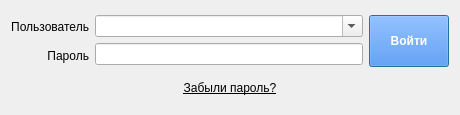
<?xml version="1.0" encoding="UTF-8"?>
<ui version="4.0">
 <class>Entry</class>
 <widget class="QDialog" name="Entry">
  <property name="geometry">
   <rect>
    <x>0</x>
    <y>0</y>
    <width>460</width>
    <height>115</height>
   </rect>
  </property>
  <property name="windowTitle">
   <string>Авторизация</string>
  </property>
  <property name="windowIcon">
   <iconset resource="resources.qrc">
    <normaloff>:/new/icons/icons/ATS.png</normaloff>:/new/icons/icons/ATS.png</iconset>
  </property>
  <layout class="QHBoxLayout" name="horizontalLayout_2">
   <item>
    <layout class="QVBoxLayout" name="verticalLayout_3">
     <item>
      <layout class="QHBoxLayout" name="horizontalLayout">
       <item>
        <layout class="QVBoxLayout" name="verticalLayout_2">
         <item>
          <widget class="QLabel" name="label">
           <property name="layoutDirection">
            <enum>Qt::LeftToRight</enum>
           </property>
           <property name="text">
            <string>Пользователь</string>
           </property>
           <property name="textFormat">
            <enum>Qt::AutoText</enum>
           </property>
           <property name="alignment">
            <set>Qt::AlignRight|Qt::AlignTrailing|Qt::AlignVCenter</set>
           </property>
          </widget>
         </item>
         <item>
          <widget class="QLabel" name="label_2">
           <property name="text">
            <string>Пароль</string>
           </property>
           <property name="alignment">
            <set>Qt::AlignRight|Qt::AlignTrailing|Qt::AlignVCenter</set>
           </property>
          </widget>
         </item>
        </layout>
       </item>
       <item>
        <layout class="QVBoxLayout" name="verticalLayout">
         <item>
          <widget class="QComboBox" name="select_user">
           <property name="sizePolicy">
            <sizepolicy hsizetype="Expanding" vsizetype="Fixed">
             <horstretch>0</horstretch>
             <verstretch>0</verstretch>
            </sizepolicy>
           </property>
           <property name="minimumSize">
            <size>
             <width>150</width>
             <height>0</height>
            </size>
           </property>
           <property name="editable">
            <bool>true</bool>
           </property>
          </widget>
         </item>
         <item>
          <widget class="QLineEdit" name="passwd_edit">
           <property name="sizePolicy">
            <sizepolicy hsizetype="Expanding" vsizetype="Fixed">
             <horstretch>168</horstretch>
             <verstretch>0</verstretch>
            </sizepolicy>
           </property>
           <property name="minimumSize">
            <size>
             <width>150</width>
             <height>0</height>
            </size>
           </property>
          </widget>
         </item>
        </layout>
       </item>
       <item>
        <widget class="QPushButton" name="enter_button">
         <property name="sizePolicy">
          <sizepolicy hsizetype="Fixed" vsizetype="Fixed">
           <horstretch>40</horstretch>
           <verstretch>40</verstretch>
          </sizepolicy>
         </property>
         <property name="minimumSize">
          <size>
           <width>0</width>
           <height>52</height>
          </size>
         </property>
         <property name="font">
          <font>
           <pointsize>9</pointsize>
           <weight>75</weight>
           <bold>true</bold>
          </font>
         </property>
         <property name="autoFillBackground">
          <bool>false</bool>
         </property>
         <property name="styleSheet">
          <string notr="true">background-color: rgb(34, 122, 255);
color: rgb(255, 255, 255);
</string>
         </property>
         <property name="text">
          <string>Войти</string>
         </property>
         <property name="iconSize">
          <size>
           <width>40</width>
           <height>40</height>
          </size>
         </property>
         <property name="autoExclusive">
          <bool>false</bool>
         </property>
         <property name="flat">
          <bool>false</bool>
         </property>
        </widget>
       </item>
      </layout>
     </item>
     <item>
      <widget class="QPushButton" name="forget_pswd">
       <property name="font">
        <font>
         <underline>true</underline>
        </font>
       </property>
       <property name="text">
        <string>Забыли пароль?</string>
       </property>
       <property name="flat">
        <bool>true</bool>
       </property>
      </widget>
     </item>
    </layout>
   </item>
  </layout>
 </widget>
 <resources>
  <include location="resources.qrc"/>
 </resources>
 <connections/>
</ui>
